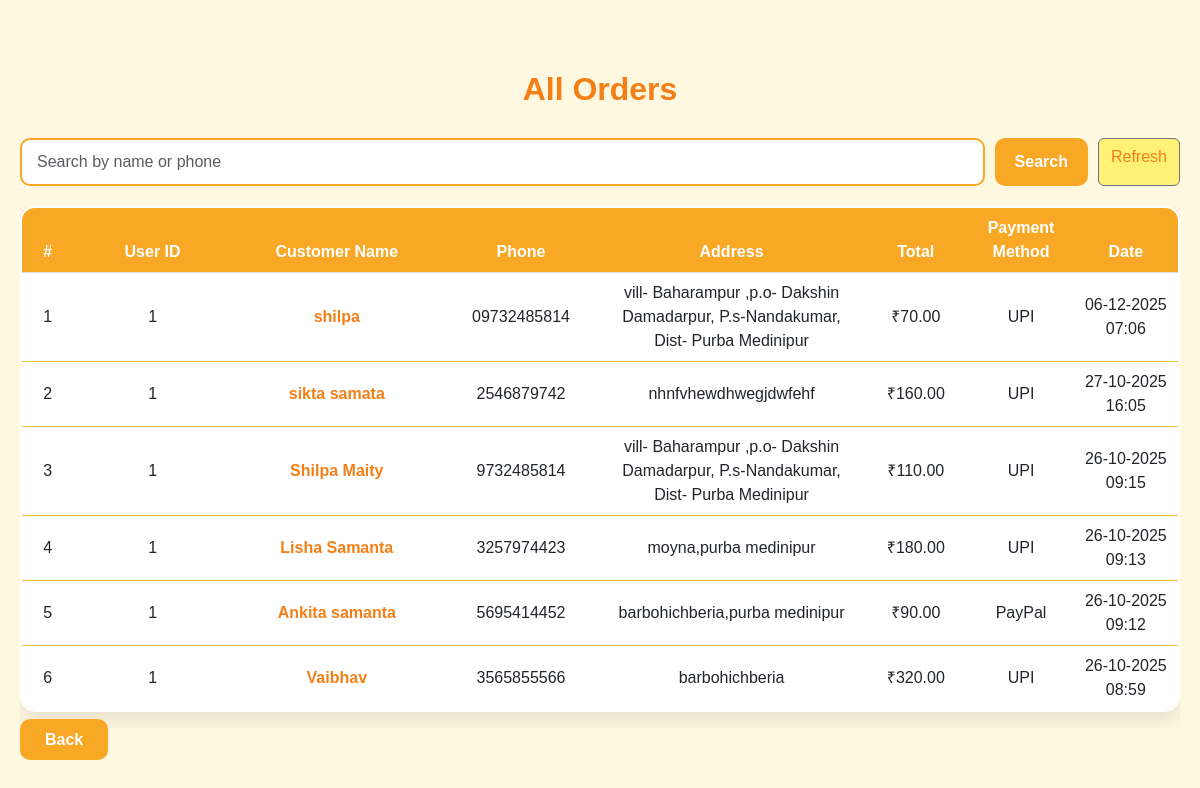
Screenshot of /db/orders.php (signed in) with the database file from the repository.
### tables this page shows
CREATE TABLE `orders` (
  `id` int(11) NOT NULL,
  `user_id` int(11) DEFAULT NULL,
  `customer_name` varchar(100) DEFAULT NULL,
  `customer_phone` varchar(20) DEFAULT NULL,
  `customer_address` text DEFAULT NULL,
  `total` decimal(10,2) DEFAULT NULL,
  `payment_method` varchar(50) DEFAULT NULL,
  `created_at` timestamp NOT NULL DEFAULT current_timestamp()
);

### db/orders.php (the view, shortened to what this page needs)
<?php
include 'config.php';
$search = $_GET['search'] ?? '';
$query = "SELECT * FROM orders WHERE 1=1";
$query .= " ORDER BY created_at DESC";
$result = $conn->query($query);
?>
<!DOCTYPE html>
<html lang="en">
<head>
  <link href="https://cdn.jsdelivr.net/npm/bootstrap@5.3.0/dist/css/bootstrap.min.css" rel="stylesheet">
</head>
<body>
<div class="container">
  <h2>All Orders</h2>
  <form method="get" class="search-form">
      <input type="text" name="search" class="form-control" placeholder="Search by name or phone"
             value="<?= htmlspecialchars($search); ?>">
      <button type="submit" class="btn btn-primary">Search</button>
      <a href="orders.php" class="btn btn-secondary">Refresh</a>
  </form>
  <div class="table-responsive">
    <table class="table table-hover">
      <thead>
        <tr>
          <th>#</th>
          <th>User ID</th>
          <th>Customer Name</th>
          <th>Phone</th>
          <th>Address</th>
          <th>Total</th>
          <th>Payment Method</th>
          <th>Date</th>
        </tr>
      </thead>
      <tbody>
        <?php
        $i = 1;
        if ($result && $result->num_rows > 0) {
          while($row = $result->fetch_assoc()): ?>
            <tr>
              <td><?= $i++; ?></td>
              <td><?= htmlspecialchars($row['user_id']); ?></td>
              <td>
                <a href="order_details.php?id=<?= $row['id']; ?>"
                   style="text-decoration:none; color:#f57f17; font-weight:bold;">
                  <?= htmlspecialchars($row['customer_name']); ?>
                </a>
              </td>
              <td><?= htmlspecialchars($row['customer_phone']); ?></td>
              <td><?= htmlspecialchars($row['customer_address']); ?></td>
              <td>₹<?= number_format($row['total'], 2); ?></td>
              <td><?= htmlspecialchars($row['payment_method']); ?></td>
              <td><?= date("d-m-Y H:i", strtotime($row['created_at'])); ?></td>
            </tr>
        <?php
          endwhile;
        } else {
          echo "<tr><td colspan='8' class='text-center text-muted'>No orders found.</td></tr>";
        }
        ?>
      </tbody>
    </table>
  </div>
  <a href="dashboard.php" class="btn-back mt-3">Back</a>
</div>
</body>
</html>

### db/orders.php (style rules this page uses)
body { background-color: #fff8e1; font-family: 'Poppins', sans-serif; }
h2 { color: #f57f17; font-weight: bold; text-align: center; margin-bottom: 30px; }
.search-form input { border-radius: 10px; border: 2px solid #f9a825; padding: 10px 15px; }
.search-form button { border-radius: 10px; border: none; font-weight: bold; padding: 10px 20px; transition: all 0.3s ease; }
.search-form .btn-primary { background-color: #f9a825; border-color: #f9a825; color: #ffffff; }
.search-form .btn-secondary { background-color: #fff176; color: #f57f17; }
.table-responsive { overflow-x: auto; }
table { border: 2px solid #f9a825; border-radius: 15px; overflow: hidden; box-shadow: 0 8px 20px rgba(0,0,0,0.1); width: 100%; background: #ffffff; table-layout: fixed; min-width: 900px; }
th:nth-child(1), td:nth-child(1) { width: 5%; }
th:nth-child(2), td:nth-child(2) { width: 15%; }
th:nth-child(3), td:nth-child(3) { width: 20%; }
th:nth-child(4), td:nth-child(4) { width: 15%; }
th:nth-child(5), td:nth-child(5) { width: 25%; }
th:nth-child(6), td:nth-child(6) { width: 10%; }
th:nth-child(7), td:nth-child(7) { width: 10%; }
th:nth-child(8), td:nth-child(8) { width: 10%; }
th { background-color: #f9a825 !important; color: #ffffff !important; font-weight: 600; text-align: center; padding: 15px; }
td { text-align: center; vertical-align: middle; padding: 12px; word-wrap: break-word; border-bottom: 1px solid #fbc02d; }
tbody tr:nth-child(odd) { background-color: #fdd835; }
tbody tr:nth-child(even) { background-color: #fff176; }
.btn-back { background: #f9a825; color: white; font-weight: bold; border-radius: 10px; padding: 12px 25px; transition: all 0.3s ease; text-decoration: none; }
.container { max-width: 1200px; margin-top: 50px; padding: 20px; }
.search-form { display: flex; gap: 10px; margin-bottom: 20px; }

### rows the page displays
orders: user "1", customer_name "shilpa", customer_phone "09732485814", customer_address "vill- Baharampur ,p.o- Dakshin Damadarpur, P.s-Nandakumar, Dist- Purba Medinipur", total "70.00", payment_method "UPI", created_at "06-12-2025 07:06"
orders: user "1", customer_name "sikta samata", customer_phone "2546879742", customer_address "nhnfvhewdhwegjdwfehf", total "160.00", payment_method "UPI", created_at "27-10-2025 16:05"
orders: user "1", customer_name "Shilpa Maity", customer_phone "9732485814", customer_address "vill- Baharampur ,p.o- Dakshin Damadarpur, P.s-Nandakumar, Dist- Purba Medinipur", total "110.00", payment_method "UPI", created_at "26-10-2025 09:15"
orders: user "1", customer_name "Lisha Samanta", customer_phone "3257974423", customer_address "moyna,purba medinipur", total "180.00", payment_method "UPI", created_at "26-10-2025 09:13"
orders: user "1", customer_name "Ankita samanta", customer_phone "5695414452", customer_address "barbohichberia,purba medinipur", total "90.00", payment_method "PayPal", created_at "26-10-2025 09:12"
orders: user "1", customer_name "Vaibhav", customer_phone "3565855566", customer_address "barbohichberia", total "320.00", payment_method "UPI", created_at "26-10-2025 08:59"
